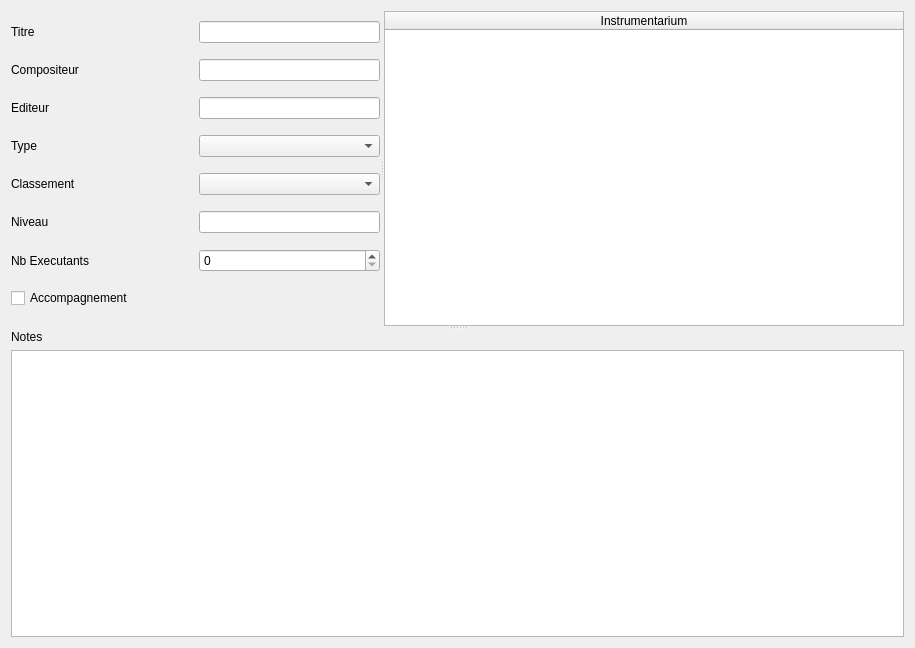
<?xml version="1.0" encoding="UTF-8"?>
<ui version="4.0">
 <class>Dialog</class>
 <widget class="QDialog" name="Dialog">
  <property name="geometry">
   <rect>
    <x>0</x>
    <y>0</y>
    <width>915</width>
    <height>648</height>
   </rect>
  </property>
  <property name="windowTitle">
   <string>Dialog</string>
  </property>
  <layout class="QGridLayout" name="gridLayout">
   <item row="0" column="0">
    <widget class="QSplitter" name="splitter_2">
     <property name="orientation">
      <enum>Qt::Vertical</enum>
     </property>
     <widget class="QSplitter" name="splitter">
      <property name="orientation">
       <enum>Qt::Horizontal</enum>
      </property>
      <widget class="QWidget" name="">
       <layout class="QVBoxLayout" name="verticalLayout">
        <item>
         <layout class="QHBoxLayout" name="horizontalLayout">
          <item>
           <widget class="QLabel" name="label">
            <property name="text">
             <string>Titre</string>
            </property>
            <property name="buddy">
             <cstring>lineEdit</cstring>
            </property>
           </widget>
          </item>
          <item>
           <widget class="QLineEdit" name="lineEdit">
            <property name="sizePolicy">
             <sizepolicy hsizetype="Preferred" vsizetype="Fixed">
              <horstretch>0</horstretch>
              <verstretch>0</verstretch>
             </sizepolicy>
            </property>
           </widget>
          </item>
         </layout>
        </item>
        <item>
         <layout class="QHBoxLayout" name="horizontalLayout_2">
          <item>
           <widget class="QLabel" name="label_2">
            <property name="text">
             <string>Compositeur</string>
            </property>
            <property name="buddy">
             <cstring>lineEdit_2</cstring>
            </property>
           </widget>
          </item>
          <item>
           <widget class="QLineEdit" name="lineEdit_2">
            <property name="sizePolicy">
             <sizepolicy hsizetype="Preferred" vsizetype="Fixed">
              <horstretch>0</horstretch>
              <verstretch>0</verstretch>
             </sizepolicy>
            </property>
           </widget>
          </item>
         </layout>
        </item>
        <item>
         <layout class="QHBoxLayout" name="horizontalLayout_3">
          <item>
           <widget class="QLabel" name="label_3">
            <property name="text">
             <string>Editeur</string>
            </property>
            <property name="buddy">
             <cstring>lineEdit_3</cstring>
            </property>
           </widget>
          </item>
          <item>
           <widget class="QLineEdit" name="lineEdit_3">
            <property name="sizePolicy">
             <sizepolicy hsizetype="Preferred" vsizetype="Fixed">
              <horstretch>0</horstretch>
              <verstretch>0</verstretch>
             </sizepolicy>
            </property>
           </widget>
          </item>
         </layout>
        </item>
        <item>
         <layout class="QHBoxLayout" name="horizontalLayout_4">
          <item>
           <widget class="QLabel" name="label_4">
            <property name="text">
             <string>Type</string>
            </property>
            <property name="buddy">
             <cstring>comboBox</cstring>
            </property>
           </widget>
          </item>
          <item>
           <widget class="QComboBox" name="comboBox">
            <property name="sizePolicy">
             <sizepolicy hsizetype="Preferred" vsizetype="Fixed">
              <horstretch>0</horstretch>
              <verstretch>0</verstretch>
             </sizepolicy>
            </property>
           </widget>
          </item>
         </layout>
        </item>
        <item>
         <layout class="QHBoxLayout" name="horizontalLayout_5">
          <item>
           <widget class="QLabel" name="label_5">
            <property name="text">
             <string>Classement</string>
            </property>
           </widget>
          </item>
          <item>
           <widget class="QComboBox" name="comboBox_2">
            <property name="sizePolicy">
             <sizepolicy hsizetype="Preferred" vsizetype="Fixed">
              <horstretch>0</horstretch>
              <verstretch>0</verstretch>
             </sizepolicy>
            </property>
           </widget>
          </item>
         </layout>
        </item>
        <item>
         <layout class="QHBoxLayout" name="horizontalLayout_6">
          <item>
           <widget class="QLabel" name="label_8">
            <property name="text">
             <string>Niveau</string>
            </property>
           </widget>
          </item>
          <item>
           <widget class="QLineEdit" name="lineEdit_4">
            <property name="sizePolicy">
             <sizepolicy hsizetype="Preferred" vsizetype="Fixed">
              <horstretch>0</horstretch>
              <verstretch>0</verstretch>
             </sizepolicy>
            </property>
           </widget>
          </item>
         </layout>
        </item>
        <item>
         <layout class="QHBoxLayout" name="horizontalLayout_7">
          <item>
           <widget class="QLabel" name="label_6">
            <property name="text">
             <string>Nb Executants</string>
            </property>
           </widget>
          </item>
          <item>
           <widget class="QSpinBox" name="spinBox">
            <property name="sizePolicy">
             <sizepolicy hsizetype="Preferred" vsizetype="Fixed">
              <horstretch>0</horstretch>
              <verstretch>0</verstretch>
             </sizepolicy>
            </property>
           </widget>
          </item>
         </layout>
        </item>
        <item>
         <widget class="QCheckBox" name="checkBox">
          <property name="text">
           <string>Accompagnement</string>
          </property>
         </widget>
        </item>
       </layout>
      </widget>
      <widget class="QTableWidget" name="tableWidget">
       <property name="horizontalScrollBarPolicy">
        <enum>Qt::ScrollBarAsNeeded</enum>
       </property>
       <attribute name="horizontalHeaderCascadingSectionResizes">
        <bool>false</bool>
       </attribute>
       <attribute name="horizontalHeaderStretchLastSection">
        <bool>true</bool>
       </attribute>
       <attribute name="verticalHeaderVisible">
        <bool>false</bool>
       </attribute>
       <column>
        <property name="text">
         <string>Instrumentarium</string>
        </property>
       </column>
      </widget>
     </widget>
     <widget class="QWidget" name="">
      <layout class="QVBoxLayout" name="verticalLayout_2">
       <item>
        <widget class="QLabel" name="label_9">
         <property name="text">
          <string>Notes</string>
         </property>
        </widget>
       </item>
       <item>
        <widget class="QPlainTextEdit" name="plainTextEdit"/>
       </item>
      </layout>
     </widget>
    </widget>
   </item>
  </layout>
  <zorder>dockWidget</zorder>
  <zorder>mdiArea</zorder>
  <zorder>lineEdit</zorder>
  <zorder>label</zorder>
  <zorder>layoutWidget</zorder>
  <zorder>layoutWidget_2</zorder>
  <zorder>label_3</zorder>
  <zorder>label_4</zorder>
  <zorder>label_5</zorder>
  <zorder>label_6</zorder>
  <zorder>label_8</zorder>
  <zorder>label_9</zorder>
  <zorder>comboBox</zorder>
  <zorder>comboBox_2</zorder>
  <zorder>spinBox</zorder>
  <zorder>tableWidget</zorder>
  <zorder>lineEdit_4</zorder>
  <zorder>plainTextEdit</zorder>
  <zorder>checkBox</zorder>
 </widget>
 <resources/>
 <connections/>
</ui>
